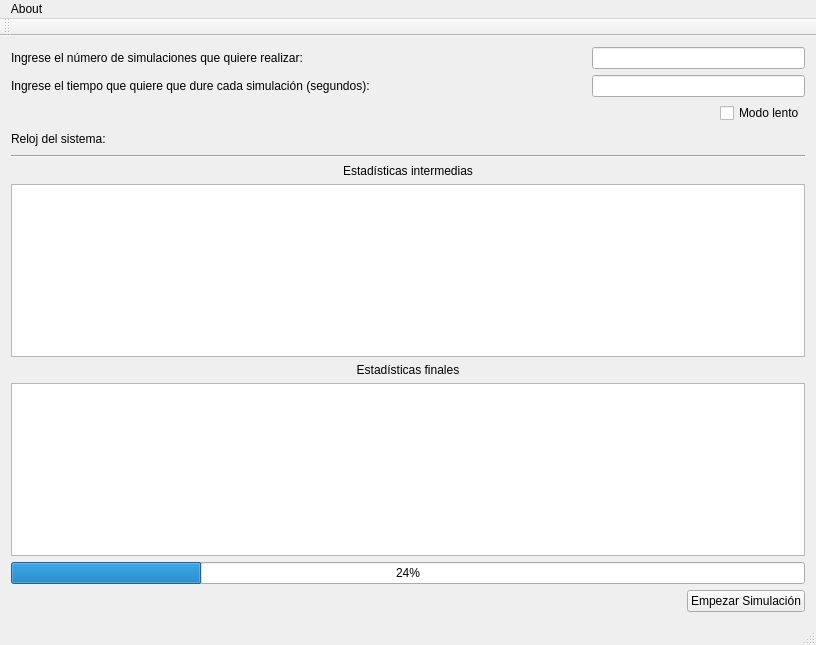
<?xml version="1.0" encoding="UTF-8"?>
<ui version="4.0">
 <class>Paso_Mensajes</class>
 <widget class="QMainWindow" name="Paso_Mensajes">
  <property name="geometry">
   <rect>
    <x>0</x>
    <y>0</y>
    <width>816</width>
    <height>645</height>
   </rect>
  </property>
  <property name="windowTitle">
   <string>Paso_Mensajes</string>
  </property>
  <widget class="QWidget" name="centralWidget">
   <layout class="QVBoxLayout" name="verticalLayout">
    <item>
     <layout class="QHBoxLayout" name="horizontalLayout_4">
      <item>
       <widget class="QLabel" name="label_3">
        <property name="text">
         <string>Ingrese el número de simulaciones que quiere realizar:                     </string>
        </property>
       </widget>
      </item>
      <item>
       <spacer name="horizontalSpacer_2">
        <property name="orientation">
         <enum>Qt::Horizontal</enum>
        </property>
        <property name="sizeHint" stdset="0">
         <size>
          <width>40</width>
          <height>20</height>
         </size>
        </property>
       </spacer>
      </item>
      <item>
       <widget class="QLineEdit" name="lineNumVeces">
        <property name="alignment">
         <set>Qt::AlignRight|Qt::AlignTrailing|Qt::AlignVCenter</set>
        </property>
       </widget>
      </item>
     </layout>
    </item>
    <item>
     <layout class="QHBoxLayout" name="horizontalLayout_5">
      <item>
       <widget class="QLabel" name="label_4">
        <property name="text">
         <string>Ingrese el tiempo que quiere que dure cada simulación (segundos): </string>
        </property>
       </widget>
      </item>
      <item>
       <spacer name="horizontalSpacer_3">
        <property name="orientation">
         <enum>Qt::Horizontal</enum>
        </property>
        <property name="sizeHint" stdset="0">
         <size>
          <width>40</width>
          <height>20</height>
         </size>
        </property>
       </spacer>
      </item>
      <item>
       <widget class="QLineEdit" name="lineMaxTime">
        <property name="alignment">
         <set>Qt::AlignRight|Qt::AlignTrailing|Qt::AlignVCenter</set>
        </property>
       </widget>
      </item>
     </layout>
    </item>
    <item>
     <layout class="QHBoxLayout" name="horizontalLayout_7">
      <item>
       <spacer name="horizontalSpacer_5">
        <property name="orientation">
         <enum>Qt::Horizontal</enum>
        </property>
        <property name="sizeHint" stdset="0">
         <size>
          <width>40</width>
          <height>20</height>
         </size>
        </property>
       </spacer>
      </item>
      <item>
       <widget class="QCheckBox" name="checkBox">
        <property name="text">
         <string>Modo lento</string>
        </property>
       </widget>
      </item>
     </layout>
    </item>
    <item>
     <layout class="QHBoxLayout" name="horizontalLayout_8">
      <item>
       <widget class="QLabel" name="label_6">
        <property name="text">
         <string>Reloj del sistema:</string>
        </property>
       </widget>
      </item>
      <item>
       <widget class="QLabel" name="labelReloj">
        <property name="text">
         <string/>
        </property>
       </widget>
      </item>
      <item>
       <spacer name="horizontalSpacer_4">
        <property name="orientation">
         <enum>Qt::Horizontal</enum>
        </property>
        <property name="sizeHint" stdset="0">
         <size>
          <width>40</width>
          <height>20</height>
         </size>
        </property>
       </spacer>
      </item>
     </layout>
    </item>
    <item>
     <widget class="Line" name="line">
      <property name="orientation">
       <enum>Qt::Horizontal</enum>
      </property>
     </widget>
    </item>
    <item>
     <layout class="QVBoxLayout" name="verticalLayout_3">
      <item>
       <layout class="QHBoxLayout" name="horizontalLayout_3">
        <item>
         <widget class="QLabel" name="label">
          <property name="text">
           <string>Estadísticas intermedias</string>
          </property>
          <property name="alignment">
           <set>Qt::AlignCenter</set>
          </property>
         </widget>
        </item>
       </layout>
      </item>
      <item>
       <layout class="QHBoxLayout" name="horizontalLayout">
        <item>
         <widget class="QTextEdit" name="resultA">
          <property name="readOnly">
           <bool>true</bool>
          </property>
         </widget>
        </item>
       </layout>
      </item>
      <item>
       <widget class="QLabel" name="label_7">
        <property name="text">
         <string>Estadísticas finales</string>
        </property>
        <property name="alignment">
         <set>Qt::AlignCenter</set>
        </property>
       </widget>
      </item>
      <item>
       <widget class="QTextEdit" name="resultadosFinales">
        <property name="readOnly">
         <bool>true</bool>
        </property>
       </widget>
      </item>
     </layout>
    </item>
    <item>
     <widget class="QProgressBar" name="progressBar">
      <property name="value">
       <number>24</number>
      </property>
     </widget>
    </item>
    <item>
     <layout class="QHBoxLayout" name="horizontalLayout_2">
      <item>
       <spacer name="horizontalSpacer">
        <property name="orientation">
         <enum>Qt::Horizontal</enum>
        </property>
        <property name="sizeHint" stdset="0">
         <size>
          <width>40</width>
          <height>20</height>
         </size>
        </property>
       </spacer>
      </item>
      <item>
       <widget class="QPushButton" name="btnStart">
        <property name="text">
         <string>Empezar Simulación</string>
        </property>
       </widget>
      </item>
     </layout>
    </item>
   </layout>
  </widget>
  <widget class="QToolBar" name="mainToolBar">
   <attribute name="toolBarArea">
    <enum>TopToolBarArea</enum>
   </attribute>
   <attribute name="toolBarBreak">
    <bool>false</bool>
   </attribute>
  </widget>
  <widget class="QStatusBar" name="statusBar"/>
  <widget class="QMenuBar" name="menuBar">
   <property name="geometry">
    <rect>
     <x>0</x>
     <y>0</y>
     <width>816</width>
     <height>22</height>
    </rect>
   </property>
   <widget class="QMenu" name="menuAbout">
    <property name="title">
     <string>About</string>
    </property>
    <addaction name="actionAbout_simulador"/>
   </widget>
   <addaction name="menuAbout"/>
  </widget>
  <action name="actionDesarrolladores">
   <property name="checkable">
    <bool>true</bool>
   </property>
   <property name="text">
    <string>Desarrolladores</string>
   </property>
  </action>
  <action name="actionAbout_simulador">
   <property name="text">
    <string>About simulador</string>
   </property>
  </action>
 </widget>
 <layoutdefault spacing="6" margin="11"/>
 <resources/>
 <connections/>
</ui>
